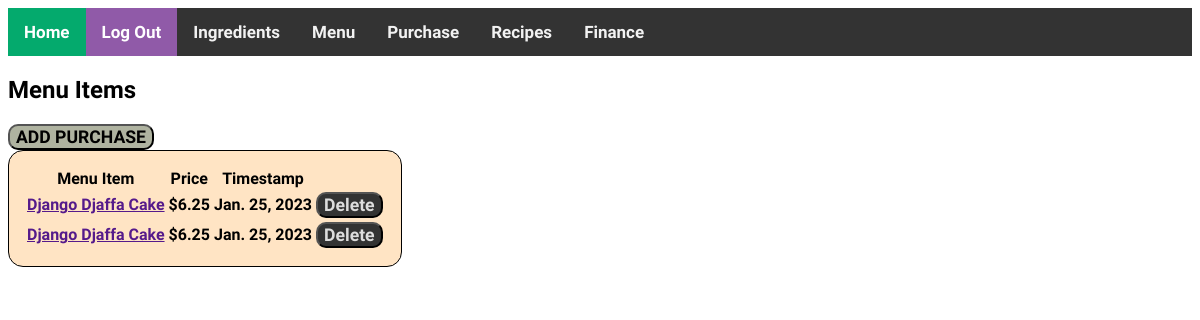
The page /purchase/ (signed in) on the database as committed earlier.
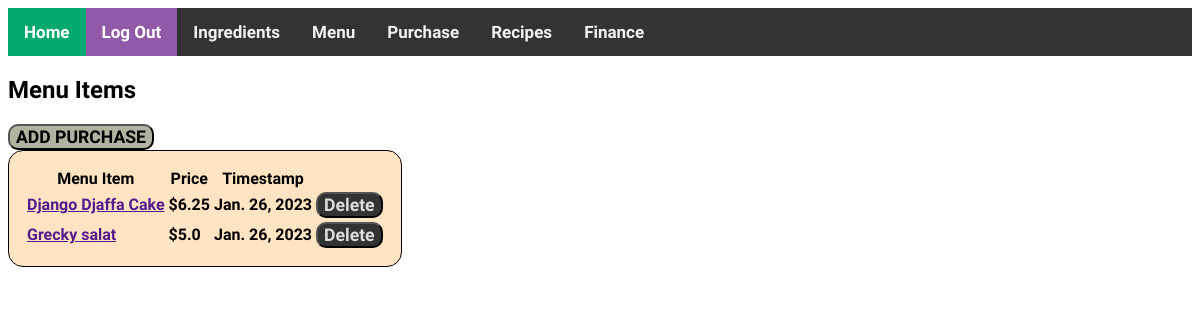
The same page on the database as committed later.
### inventory/models.py (models this page shows, shortened)
class Purchase(models.Model):
    menu_item = models.ForeignKey(MenuItem, on_delete=models.CASCADE)
    timestamp = models.DateField(auto_now=True)

class MenuItem(models.Model):
    name = models.CharField(max_length=200)
    price = models.FloatField(default=0)

### inventory/views.py (the view)
# urls.py: path('purchase/', views.PurchaseView.as_view(), name='purchase'),
class PurchaseView(LoginRequiredMixin, ListView):
    model = Purchase
    template_name = 'inventory/purchase.html'

### inventory/templates/inventory/purchase.html (shortened to what this page needs)
{% extends 'base.html' %}
{% load static %}
{% block content %}
  <div>
    <h2>Menu Items</h2>
    <a href="{% url "create_purchase" %}"><button class="create-button">ADD PURCHASE</button></a>
    <table class="inventory-table">
      <thead>
        <tr>
          <th>Menu Item</th>
          <th>Price</th>
          <th>Timestamp</th>
          <th></th>
        </tr>
      </thead>
      <tbody>
      {% for purchase in object_list %}
        <tr>
          <td>
            <a href="">{{ purchase.menu_item.name }}</a>
          </td>
          <td> ${{ purchase.menu_item.price }}</td>
          <td> {{ purchase.timestamp }}</td>
          <td><a href="{% url "delete_purchase" purchase.id %}"><button class="del-button">Delete</button></a></td>
        </tr>
      {% endfor %}
      </tbody>
    </table>
  </div>
{% endblock %}

### inventory/templates/base.html (shortened to what this page needs)
{% load static %}
<!DOCTYPE html>
<html>
<head>
    <link rel="stylesheet" type="text/css" href="{% static 'styles.css' %}">
  </head>
  <body>
    <header class="header">
      <nav class="navbar">
        <a href="{% url 'home' %}"  class="nav-logo">Home</a>
        <a class="nav-logout" href="{% url 'logout' %}">Log Out</a>
            <a href="{% url 'ingredients' %}" class="nav-link">Ingredients</a>
            <a href="{% url 'menu' %}" class="nav-link">Menu</a>
            <a href="{% url 'purchase' %}" class="nav-link">Purchase</a>
            <a href="{% url 'recipe' %}" class="nav-link">Recipes</a>
            <a href="{% url 'finance' %}" class="nav-link">Finance</a>
            </nav>
          </header>
          {% block content %}
          {% endblock %}
        </body>
        </html>

### inventory/static/styles.css (style rules this page uses)
html { font-family: 'Sofia Sans', sans-serif; font-weight: bold; }
nav { background-color: #333; overflow: hidden; }
.navbar a { float: left; color: #f2f2f2; text-align: center; padding: 14px 16px; text-decoration: none; font-size: 17px; }
.navbar a.nav-logo { background-color: #04AA6D; color: white; }
.navbar a.nav-logout { background-color: #905aa8; color: white; }
.navbar a.nav-link { justify-content: flex-end; }
.del-button { background-color: #333; color: #ddd; font-family: 'Sofia Sans', sans-serif; border-radius: 10px; transition: 1s; font-size: 110%; font-weight: bolder; }
.create-button { background-color: rgb(175, 179, 160); color: black; font-family: 'Sofia Sans', sans-serif; border-radius: 10px; transition: 1s; font-size: 110%; font-weight: bolder; }
.inventory-table { background-color: bisque; padding: 15px; border: 1px solid black; border-radius: 15px; }

Rows that differ between the two databases and show on the page:
removed Purchase: menu_item.name "Django Djaffa Cake", menu_item.price "6.25", timestamp "Jan. 25, 2023"
removed Purchase: menu_item.name "Django Djaffa Cake", menu_item.price "6.25", timestamp "Jan. 25, 2023"
added Purchase: menu_item.name "Django Djaffa Cake", menu_item.price "6.25", timestamp "Jan. 26, 2023"
added Purchase: menu_item.name "Grecky salat", menu_item.price "5.0", timestamp "Jan. 26, 2023"
